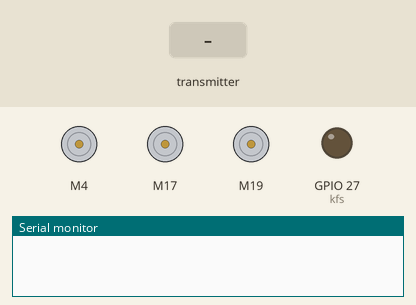
Simulated run of this sketch. Board: ESP32. Parts: 3 × DC motor (green arrow = forward, orange = backward, longer = faster), output pins drawn as LEDs (lit = HIGH), the last lines printed to the serial monitor. The test bench sets the inputs (shaded band).

Above: at 1.2 s.
1.3 s: the transmitter starts sending command = KF_up
At 1.6 s:
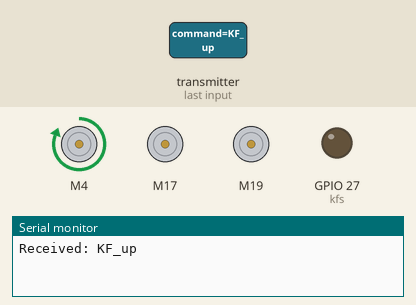
2.8 s: the transmitter starts sending command = KF_dn
At 3.9 s:
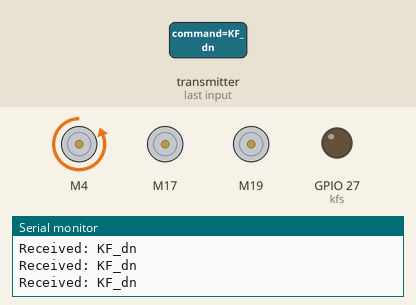
4.3 s: the transmitter starts sending command = KFH_F
At 5.1 s:
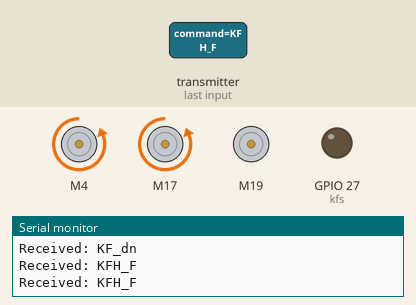
5.8 s: the transmitter starts sending command = KFH_B
At 6.2 s:
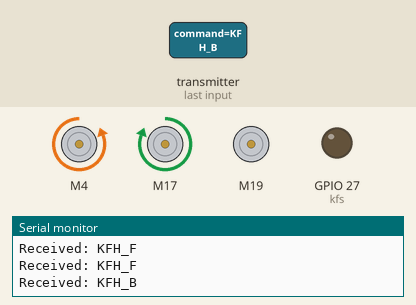
7.3 s: the transmitter starts sending command = KF_C
At 8.5 s:
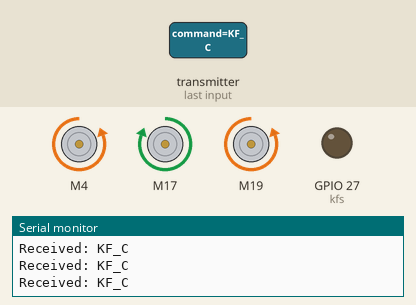
8.8 s: the transmitter starts sending command = KF_AC
At 9.7 s:
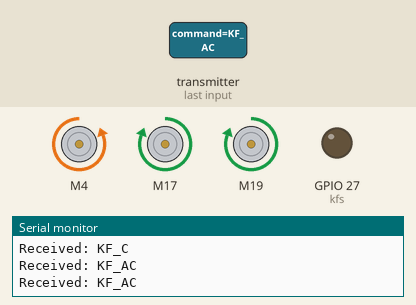
Timing chart, 0 to 11.3 s (numbered marks = the images above; inputs shaded):
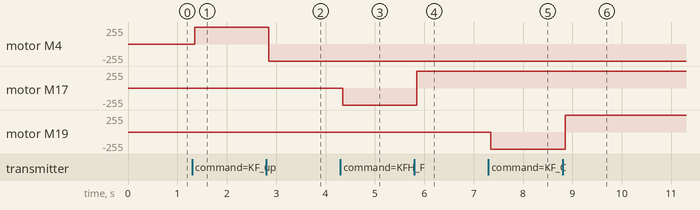

The sketch:

SLAVE_1_1.ino
```cpp
#include <WiFi.h>
#include <esp_now.h>
#include <CytronMotorDriver.h>

// Motors
CytronMD kfb(PWM_DIR, 19, 18);
CytronMD kfr(PWM_DIR, 17, 16);
CytronMD kfl(PWM_DIR, 4, 2);

int kfs = 27;
int kfs_lift = 255;
int kfs_rotate = 255;
int kfs_hand = 255;

String v = "";
String curr_kfs = "", pre_kfs = "";
int hand = 0;

// Structure
typedef struct struct_message {
  char command[20];
} struct_message;

struct_message incomingData;

// ✅ FIXED CALLBACK
void OnDataRecv(const uint8_t * mac, const uint8_t *incomingDataBytes, int len) {

  memcpy(&incomingData, incomingDataBytes, min(len, (int)sizeof(incomingData)));

  v = String(incomingData.command);
  v.trim();

  Serial.print("Received: ");
  Serial.println(v);
}

void setup() {
  Serial.begin(250000);

  pinMode(kfs, OUTPUT);

  WiFi.mode(WIFI_STA);

  if (esp_now_init() != ESP_OK) {
    Serial.println("ESP-NOW Init Failed");
    return;
  }

  esp_now_register_recv_cb(OnDataRecv);
}

void loop() {

  if (v == "KF_up") {
    kfl.setSpeed(kfs_lift);
  }
  else if (v == "KF_dn") {
    kfl.setSpeed(-kfs_lift);
  }
  else if (v == "KFH_F") {
    kfr.setSpeed(-kfs_rotate);
  }
  else if (v == "KFH_B") {
    kfr.setSpeed(kfs_rotate);
  }
  else if (v == "KF_C") {
    kfb.setSpeed(-kfs_hand);
  }
  else if (v == "KF_AC") {
    kfb.setSpeed(kfs_hand);
  }
  else if (v == "S") {
    kfl.setSpeed(0);
    kfr.setSpeed(0);
    kfb.setSpeed(0);
  }

  if (v == "KP" || v == "KP1") {
    curr_kfs = v;
    if (curr_kfs == "KP" && pre_kfs == "KP1") hand++;
    pre_kfs = curr_kfs;
  }

  digitalWrite(kfs, (hand % 2 == 1) ? HIGH : LOW);
}
```

Measured:
- after the input at 1.3 s, motor M4: stopped → forward 255/255 after 0.05 s
- after the input at 2.8 s, motor M4: forward 255/255 → backward 255/255 after 0.05 s
- after the input at 4.3 s, motor M17: stopped → backward 255/255 after 0.05 s
- after the input at 5.8 s, motor M17: backward 255/255 → forward 255/255 after 0.05 s
- after the input at 7.3 s, motor M19: stopped → backward 255/255 after 0.05 s
- after the input at 8.8 s, motor M19: backward 255/255 → forward 255/255 after 0.05 s
